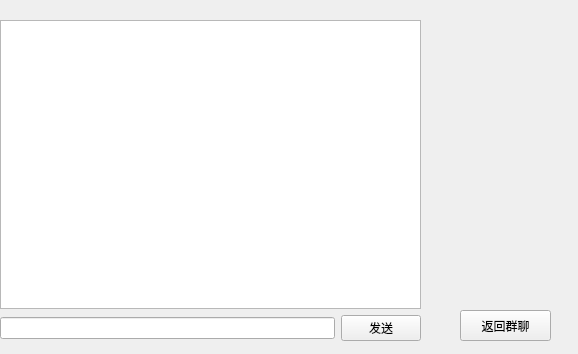
<?xml version="1.0" encoding="UTF-8"?>
<ui version="4.0">
 <class>Chat</class>
 <widget class="QMainWindow" name="Chat">
  <property name="geometry">
   <rect>
    <x>0</x>
    <y>0</y>
    <width>578</width>
    <height>354</height>
   </rect>
  </property>
  <property name="windowTitle">
   <string>私聊</string>
  </property>
  <property name="windowIcon">
   <iconset resource="res.qrc">
    <normaloff>:/maskicon.png</normaloff>:/maskicon.png</iconset>
  </property>
  <widget class="QWidget" name="centralwidget">
   <widget class="QLabel" name="showLable">
    <property name="geometry">
     <rect>
      <x>430</x>
      <y>80</y>
      <width>141</width>
      <height>181</height>
     </rect>
    </property>
    <property name="text">
     <string/>
    </property>
    <property name="pixmap">
     <pixmap>maskman1.png</pixmap>
    </property>
    <property name="scaledContents">
     <bool>true</bool>
    </property>
   </widget>
   <widget class="QPushButton" name="chatReturn">
    <property name="geometry">
     <rect>
      <x>460</x>
      <y>310</y>
      <width>91</width>
      <height>31</height>
     </rect>
    </property>
    <property name="text">
     <string>返回群聊</string>
    </property>
   </widget>
   <widget class="QWidget" name="">
    <property name="geometry">
     <rect>
      <x>0</x>
      <y>20</y>
      <width>421</width>
      <height>321</height>
     </rect>
    </property>
    <layout class="QVBoxLayout" name="verticalLayout">
     <item>
      <widget class="QPlainTextEdit" name="chatShow"/>
     </item>
     <item>
      <layout class="QHBoxLayout" name="horizontalLayout">
       <item>
        <widget class="QLineEdit" name="chatText"/>
       </item>
       <item>
        <widget class="QPushButton" name="chatSend">
         <property name="text">
          <string>发送</string>
         </property>
        </widget>
       </item>
      </layout>
     </item>
    </layout>
   </widget>
  </widget>
 </widget>
 <resources>
  <include location="res.qrc"/>
 </resources>
 <connections/>
</ui>
